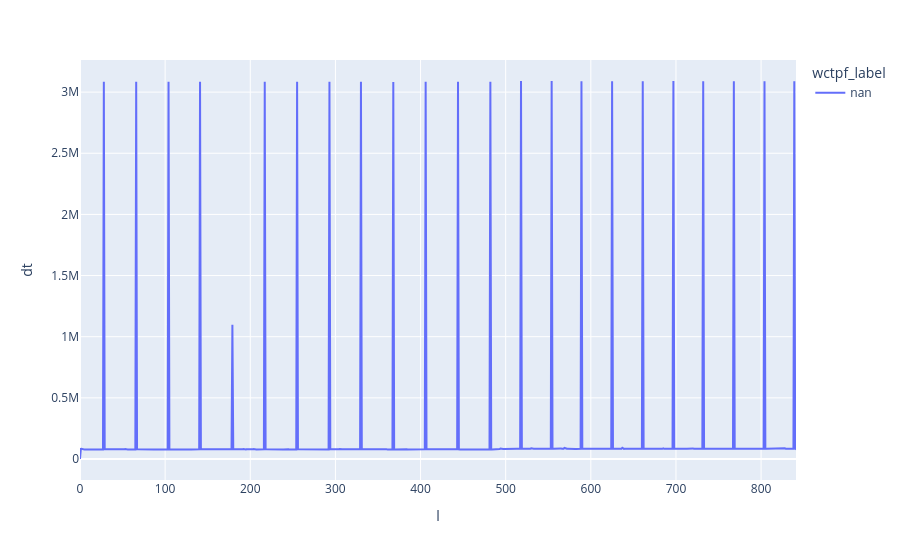

The notebook cell this image was saved under:
### Code cell
x=data.reset_index();
plt.line(x[x["k"]==50], x="l", y="dt", color="wctpf_label")

### Figure 1 — Plotly figure (JSON) as saved in the notebook; plotly's stock layout.template omitted (floating-point values rounded to 4 significant figures; data arrays with more than 128 entries replaced by an {"elided": "..."} marker saying what was removed)
{"data": [{"hovertemplate": "wctpf_label=nan<br>l=%{x}<br>dt=%{y}<extra></extra>", "legendgroup": "nan", "line": {"color": "#636efa", "dash": "solid"}, "marker": {"symbol": "circle"}, "mode": "lines", "name": "nan", "orientation": "v", "showlegend": true, "type": "scatter", "x": {"elided": "842 int values"}, "xaxis": "x", "y": {"elided": "842 int values"}, "yaxis": "y"}], "layout": {"legend": {"title": {"text": "wctpf_label"}, "tracegroupgap": 0}, "margin": {"t": 60}, "xaxis": {"anchor": "y", "domain": [0, 1], "title": {"text": "l"}}, "yaxis": {"anchor": "x", "domain": [0, 1], "title": {"text": "dt"}}}}
